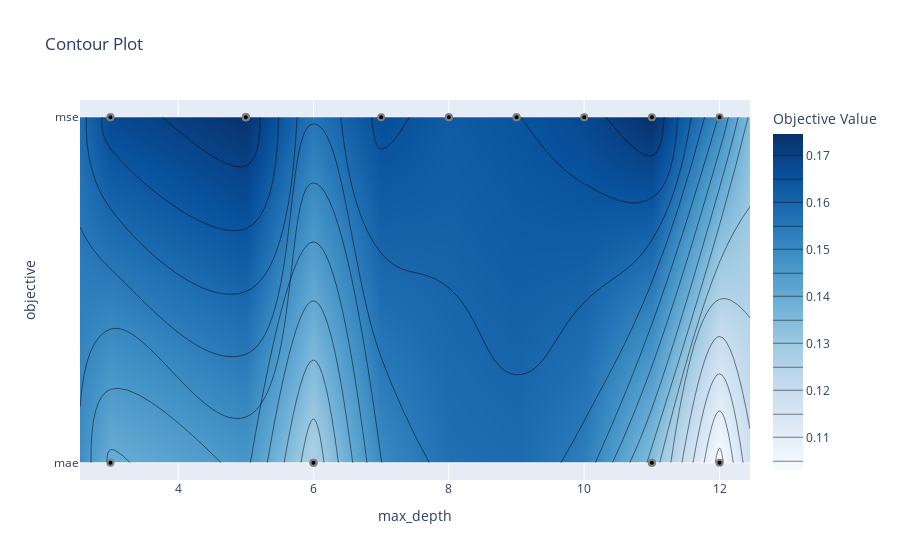

Source (notebook cell):
### Code cell
booster.study_plot('contour', params = ['objective' , 'max_depth'])

### Figure 1 — Plotly figure (JSON) as saved in the notebook; plotly's stock layout.template omitted (floating-point values rounded to 4 significant figures)
{"data": [{"colorbar": {"title": {"text": "Objective Value"}}, "colorscale": [[0, "rgb(247,251,255)"], [0.125, "rgb(222,235,247)"], [0.25, "rgb(198,219,239)"], [0.375, "rgb(158,202,225)"], [0.5, "rgb(107,174,214)"], [0.625, "rgb(66,146,198)"], [0.75, "rgb(33,113,181)"], [0.875, "rgb(8,81,156)"], [1, "rgb(8,48,107)"]], "connectgaps": true, "contours": {"coloring": "heatmap"}, "hoverinfo": "none", "line": {"smoothing": 1.3}, "reversescale": false, "type": "contour", "x": [2.55, 3, 5, 6, 7, 8, 9, 10, 11, 12, 12.45], "y": ["mae", "mse"], "z": [[null, 0.1389, null, 0.1263, null, null, null, null, 0.1336, 0.103, null], [null, 0.1676, 0.1739, null, 0.1665, 0.1629, 0.1648, 0.1678, 0.1746, 0.1495, null]]}, {"marker": {"color": "black", "line": {"color": "Gray", "width": 2}}, "mode": "markers", "name": "Feasible Trial", "showlegend": false, "type": "scatter", "x": [12, 6, 11, 3, 9, 11, 3, 6, 11, 12, 9, 3, 5, 5, 8, 5, 7, 10, 5, 8], "y": ["mae", "mae", "mae", "mae", "mse", "mae", "mse", "mae", "mse", "mse", "mse", "mse", "mse", "mse", "mse", "mse", "mse", "mse", "mse", "mse"]}, {"marker": {"color": "#cccccc", "line": {"color": "Gray", "width": 2}}, "mode": "markers", "name": "Infeasible Trial", "showlegend": false, "type": "scatter", "x": [], "y": []}], "layout": {"title": {"text": "Contour Plot"}, "xaxis": {"range": [2.55, 12.45], "title": {"text": "max_depth"}}, "yaxis": {"range": [-0.05, 1.05], "title": {"text": "objective"}, "type": "category"}}}
